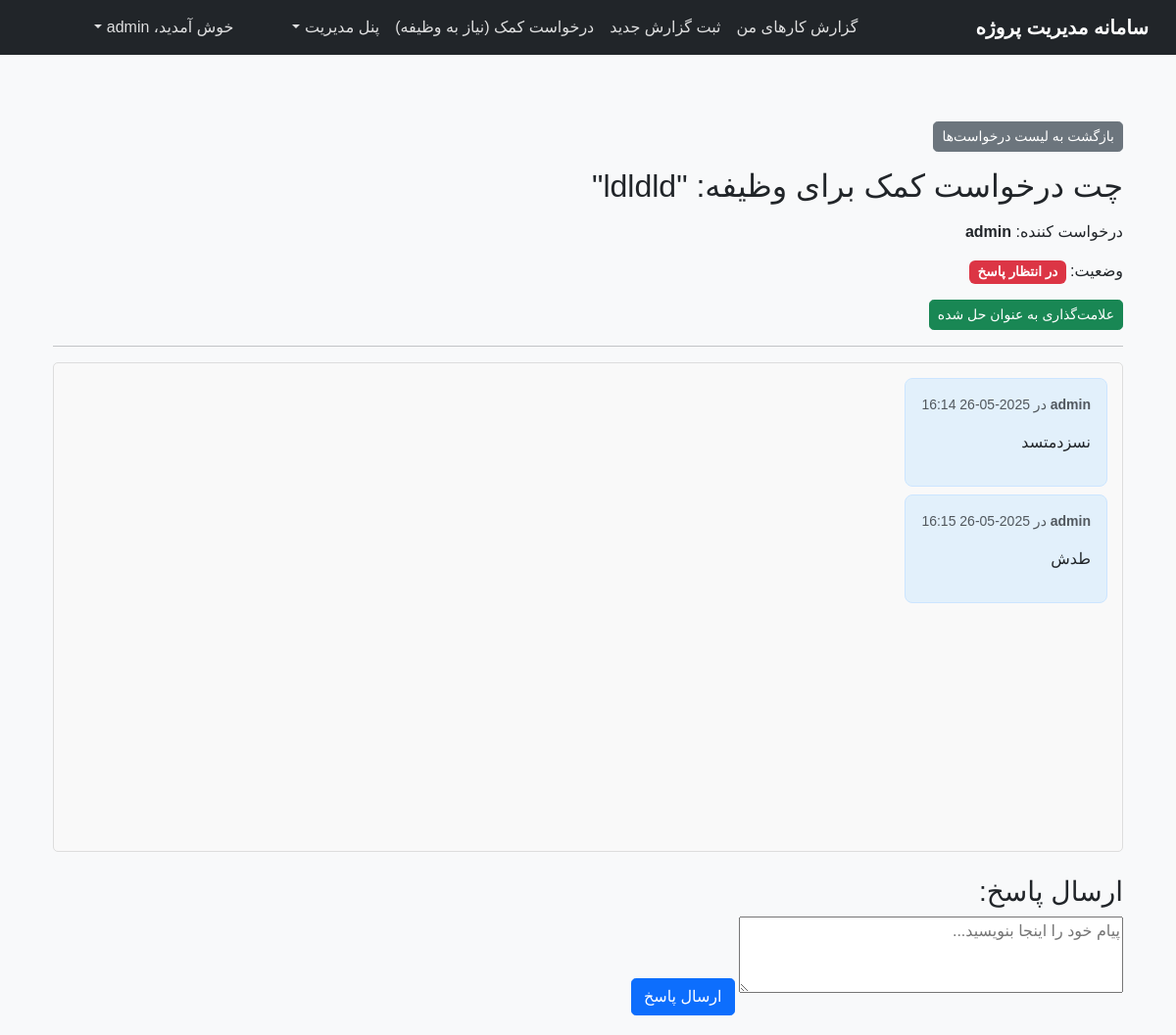
The page /adm/help_requests/1/ (signed in) on the database its author committed.
### app/models.py (models this page shows, shortened)
class HelpRequest(models.Model):
    task = models.ForeignKey(Task, on_delete=models.CASCADE, related_name="help_requests", verbose_name="وظیفه")
    requester = models.ForeignKey(User, on_delete=models.CASCADE, related_name="submitted_help_requests", verbose_name="درخواست کننده")
    problem_description = RichTextUploadingField(verbose_name="شرح مشکل") # CKEditor
    is_resolved = models.BooleanField(default=False, verbose_name="برطرف شده")
    resolved_by = models.ForeignKey(User, on_delete=models.SET_NULL, null=True, blank=True, related_name="resolved_help_requests", verbose_name="حل کننده")
    requested_at = models.DateTimeField(auto_now_add=True, verbose_name="تاریخ درخواست")
    resolved_at = models.DateTimeField(null=True, blank=True, verbose_name="تاریخ حل مشکل")
    class Meta:
        verbose_name = "درخواست کمک"
        verbose_name_plural = "درخواست‌های کمک"

class Task(models.Model):
    STATUS_CHOICES = (('pending', 'در انتظار'), ('in_progress', 'در حال انجام'), ('needs_review', 'نیاز به بررسی'),
                      ('approved', 'تایید شده'), ('rejected', 'رد شده'), ('completed', 'تکمیل شده'))
    project = models.ForeignKey(Project, on_delete=models.CASCADE, related_name="tasks", verbose_name="پروژه")
    parent_task = models.ForeignKey('self', on_delete=models.CASCADE, null=True, blank=True, related_name="subtasks",
                                    verbose_name="وظیفه والد")
    title = models.CharField(max_length=255, verbose_name="عنوان وظیفه")
    description = RichTextUploadingField(blank=True, verbose_name="توضیحات وظیفه")
    assigned_to = models.ManyToManyField(User, related_name="assigned_tasks", verbose_name="اختصاص یافته به",
                                         blank=True)  # تغییر: اختیاری شد
    created_by = models.ForeignKey(User, on_delete=models.SET_NULL, null=True, blank=True, related_name="created_tasks",
                                   verbose_name="ایجاد کننده")  # تغییر: اختیاری شد
    created_at = models.DateTimeField(auto_now_add=True, verbose_name="تاریخ ایجاد")
    updated_at = models.DateTimeField(auto_now=True, verbose_name="تاریخ بروزرسانی")
    deadline = models.DateField(null=True, blank=True, verbose_name="مهلت انجام وظیفه")
    status = models.CharField(max_length=20, choices=STATUS_CHOICES, default='pending', verbose_name="وضعیت")
    is_approved = models.BooleanField(default=False, verbose_name="تایید شده توسط مدیر")
    approved_by = models.ForeignKey(User, on_delete=models.SET_NULL, null=True, blank=True,
                                    related_name="approved_tasks", verbose_name="تایید کننده")
    approval_date = models.DateTimeField(null=True, blank=True, verbose_name="تاریخ تایید/رد")
    rejection_reason = models.TextField(blank=True, verbose_name="دلیل رد شدن")
    class Meta:
        verbose_name = "وظیفه"
        verbose_name_plural = "وظایف"

class HelpRequestMessage(models.Model):
    help_request = models.ForeignKey(HelpRequest, on_delete=models.CASCADE, related_name="messages", verbose_name="درخواست کمک")
    sender = models.ForeignKey(User, on_delete=models.CASCADE, verbose_name="فرستنده")
    message = RichTextUploadingField(verbose_name="متن پیام") # CKEditor برای پیام‌های چت
    sent_at = models.DateTimeField(auto_now_add=True, verbose_name="تاریخ و زمان ارسال")
    class Meta:
        verbose_name = "پیام درخواست کمک"
        verbose_name_plural = "پیام‌های درخواست‌های کمک"
        ordering = ['sent_at'] # مرتب سازی بر اساس زمان برای نمایش چت

### app/views.py (the view)
# urls.py: path('adm/help_requests/<int:help_request_id>/', views.admin_help_request_chat_detail, name='admin_help_request_chat_detail'),
@login_required
@user_passes_test(is_manager)
def admin_help_request_chat_detail(request, help_request_id):
    help_request = get_object_or_404(HelpRequest, id=help_request_id)
    messages = help_request.messages.all().order_by('sent_at')
    if request.method == 'POST':
        form = HelpRequestMessageForm(request.POST)
        if form.is_valid():
            message = form.save(commit=False)
            message.help_request = help_request
            message.sender = request.user # مدیر پاسخ دهنده است
            message.save()
            if help_request.is_resolved:
                help_request.is_resolved = False
                help_request.resolved_by = None
                help_request.resolved_at = None
                help_request.save()
            Notification.objects.create(
                recipient=help_request.requester,
                message=f"پاسخی به درخواست کمک شما در وظیفه '{help_request.task.title}' داده شد.",
                link=reverse('help_request_chat', args=[help_request.id]),
                notification_type='new_help_request' # می‌توانید نوع اعلان جدیدی برای پاسخ ایجاد کنید
            )
            return redirect('admin_help_request_chat_detail', help_request_id=help_request.id)
    else:
        form = HelpRequestMessageForm()
    return render(request, 'admin_panel/admin_help_request_chat_detail.html', {
        'help_request': help_request,
        'messages': messages,
        'form': form
    })

### app/forms.py
class HelpRequestMessageForm(forms.ModelForm):
    class Meta:
        model = HelpRequestMessage
        fields = ['message']
        widgets = {
            'message': CKEditorUploadingWidget(config_name='awesome_ckeditor'), # این بخش بدون تغییر باقی می‌ماند
        }
        labels = {
            'message': 'پیام شما',
        }

### app/context_processors.py (called while the page is built)
def user_is_manager(request):
    def _is_manager(user):
        if user.is_authenticated:
            return user.is_staff or user.groups.filter(name='مدیران').exists()
        return False
    return {
        'is_manager_context': _is_manager(request.user)
    }

### app/views.py (called while the page is built)
def is_manager(user):
    if user.is_authenticated: # اطمینان حاصل کنید که کاربر لاگین کرده است
        return user.is_staff or user.groups.filter(name='مدیران').exists()
    return False # اگر کاربر لاگین نکرده، مدیر نیست

### app/templates/admin_panel/admin_help_request_chat_detail.html (shortened to what this page needs)
{% extends 'base.html' %}
{% load static %}
{% block content %}
<div class="container mt-4">
    <a href="{% url 'admin_help_requests_chat_list' %}" class="btn btn-secondary btn-sm mb-3">بازگشت به لیست درخواست‌ها</a>
    <h2 class="mb-3">چت درخواست کمک برای وظیفه: "{{ help_request.task.title }}"</h2>
    <p>درخواست کننده: <strong>{{ help_request.requester.username }}</strong></p>
    <p>وضعیت:
        {% if help_request.is_resolved %}
            <span class="badge bg-success text-white">حل شده توسط {{ help_request.resolved_by.username }} در {{ help_request.resolved_at|date:"Y-m-d H:i" }}</span>
            <form action="{% url 'mark_help_request_unresolved' help_request.id %}" method="post" style="display:inline;">
                {% csrf_token %}
                <button type="submit" class="btn btn-warning btn-sm ms-2">باز کردن مجدد</button>
            </form>
        {% else %}
            <span class="badge bg-danger text-white">در انتظار پاسخ</span>
            <form action="{% url 'mark_help_request_resolved' help_request.id %}" method="post" style="display:inline;">
                <button type="submit" class="btn btn-success btn-sm ms-2">علامت‌گذاری به عنوان حل شده</button>
            </form>
        {% endif %}
    </p>
    <hr>
    <div class="chat-box" style="height: 500px; overflow-y: scroll; border: 1px solid #ddd; padding: 15px; background-color: #f9f9f9; border-radius: 5px;">
        {% for message in messages %}
            <div class="card mb-2 {% if message.sender == help_request.requester %}bg-light{% else %}bg-info text-white{% endif %}">
                <div class="card-body">
                    <small class="text-muted"><strong>{{ message.sender.username }}</strong> در {{ message.sent_at|date:"Y-m-d H:i" }}</small>
                    <p class="card-text">
                        {% if message.message %}
                            {{ message.message|safe }}
                        {% else %}
                            <span class="text-muted fst-italic">پیامی وجود ندارد.</span>
                        {% endif %}
                    </p>
                </div>
            </div>
        {% empty %}
            <div class="alert alert-info">
                هنوز هیچ پیامی در این گفتگو وجود ندارد.
            </div>
        {% endfor %}
    </div>
    <div class="mt-4">
        <h3>ارسال پاسخ:</h3>
        <form method="post">
            {{ form.message }}
            <button type="submit" class="btn btn-primary mt-3">ارسال پاسخ</button>
        </form>
    </div>
</div>
{% endblock %}

### app/static/css/style.css (style rules this page uses)
body { direction: rtl; text-align: right; font-family: 'Vazirmatn', 'Arial', sans-serif; background-color: #f8f9fa; }
.card { border-radius: 0.5rem; border: 1px solid rgba(0, 0, 0, 0.1); box-shadow: 0 0.125rem 0.25rem rgba(0, 0, 0, 0.075); }
.btn { border-radius: 0.3rem; }
.chat-box { background-color: #e9ecef; border: 1px solid #dee2e6; border-radius: 0.5rem; padding: 15px; height: 500px; overflow-y: auto; display: flex; flex-direction: column; }
.chat-box .card { max-width: 80%; margin-bottom: 10px; box-shadow: none; }
.chat-box .card.bg-light { align-self: flex-start; background-color: #e2f0fb !important; border-color: #cce5ff !important; }
.chat-box .card small { display: block; margin-bottom: 5px; color: #6c757d; }
.badge { font-size: 0.85em; padding: 0.4em 0.6em; }

### app/templates/base.html (style rules this page uses)
body { font-family: "Vazirmatn", sans-serif; }
.btn, .form-control, .navbar, h1, h2, h3, h4, h5, h6 { font-family: "Vazirmatn", sans-serif !important; }

### rows shown on the page
HelpRequest: task "ldldld", requester.username "admin"
HelpRequestMessage: sender.username "admin", sent_at "2025-05-26 16:14", message "نسزدمتسد"
HelpRequestMessage: sender.username "admin", sent_at "2025-05-26 16:15", message "طدش"
